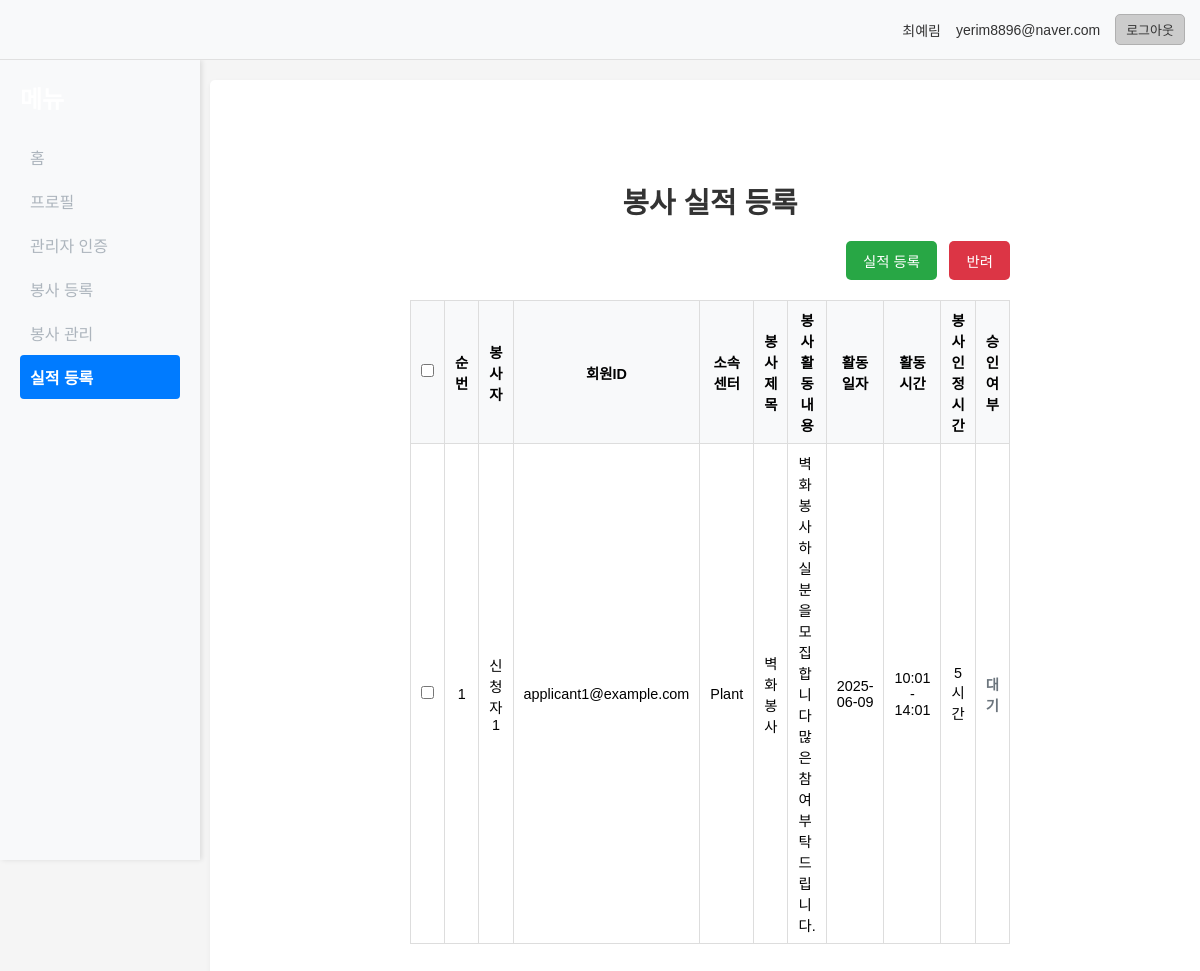
The page /admin/record-performance (signed in) on the database as committed earlier.
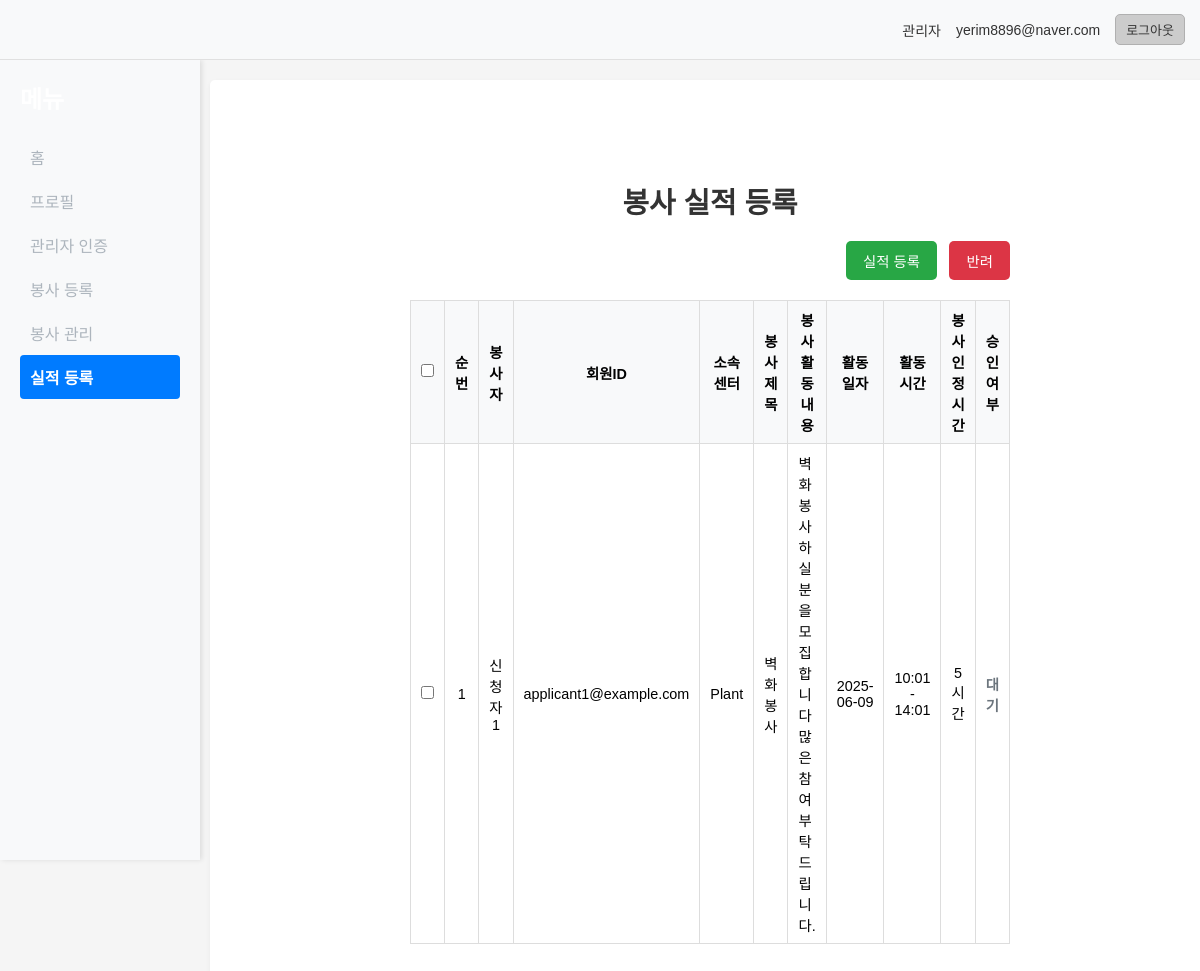
The same page on the database as committed later.
### tables this page shows
CREATE TABLE users (
                id INTEGER PRIMARY KEY AUTOINCREMENT,
                name TEXT NOT NULL,
                email TEXT UNIQUE NOT NULL,
                password TEXT NOT NULL,
                created_at TIMESTAMP DEFAULT CURRENT_TIMESTAMP
            );

### app.py (the view)
@app.route('/admin/record-performance') # URL은 유지하되, 접근 권한 변경
@login_required # 로그인된 사용자만 접근 가능
def record_performance_page():
    current_user = get_user_from_session()
    conn_v = None
    conn_u = None
    approved_applications = []
    admin_org_map = {}
    try:
        conn_v = sqlite3.connect(VOLUNTEER_DB_PATH)
        conn_v.row_factory = sqlite3.Row
        cursor_v = conn_v.cursor()
        cursor_v.execute("""SELECT
                           va.id as application_id,
                           va.applicant_name,
                           va.applicant_email,
                           v.activity_title,
                           v.volunteer_content,
                           va.volunteer_date,
                           v.activity_time_start,
                           v.activity_time_end,
                           v.credited_hours,
                           v.user_id as admin_user_id,
                           va.performance_status,
                           va.performance_rejection_reason
                       FROM volunteer_applications va
                       JOIN volunteers v ON va.volunteer_id = v.id
                       WHERE va.status = 'approved'
                       ORDER BY va.application_date DESC""")
        applications_raw = cursor_v.fetchall()
        admin_ids = list(set(app['admin_user_id'] for app in applications_raw if app['admin_user_id']))
        if admin_ids:
            conn_u = sqlite3.connect(USERS_DB_PATH)
            conn_u.row_factory = sqlite3.Row # admin_verifications 테이블 접근 시에도 row_factory 사용
            cursor_u = conn_u.cursor()
            placeholders = ','.join('?' * len(admin_ids))
            cursor_u.execute(f"""SELECT user_id, organization
                                FROM admin_verifications
                                WHERE user_id IN ({placeholders}) AND status = 'approved'""",
                             tuple(admin_ids))
            for row in cursor_u.fetchall():
                 admin_org_map[row[0]] = row[1]
        for app in applications_raw:
            app_dict = dict(app)
            admin_id = app_dict.get('admin_user_id')
            app_dict['admin_org_name'] = admin_org_map.get(admin_id, '기관 정보 없음')
            approved_applications.append(app_dict)
    except sqlite3.Error as e:
        logger.error(f"실적 등록 페이지 데이터 조회 중 DB 오류: {str(e)}", exc_info=True)
        flash("데이터 조회 중 오류가 발생했습니다.", "error")
    except Exception as e:
        logger.error(f"실적 등록 페이지 데이터 조회 중 서버 오류: {str(e)}", exc_info=True)
        flash("데이터 조회 중 오류가 발생했습니다.", "error")
    finally:
        if conn_v:
            conn_v.close()
        if conn_u:
            conn_u.close()
    return render_template('record_performance.html',
                           current_user=current_user,
                           applications=approved_applications,
                           page_type='record_performance')

### app.py (called while the page is built)
def login_required(f):
    @wraps(f)
    def decorated_function(*args, **kwargs):
        if 'user_id' not in session:
            return redirect(url_for('login_page', next=request.url))
        return f(*args, **kwargs)
    return decorated_function

@app.after_request
def after_request(response):
    response.headers.add('ngrok-skip-browser-warning', 'true')
    response.headers.add('Access-Control-Allow-Origin', '*')
    response.headers.add('Access-Control-Allow-Headers', 'Content-Type,Authorization')
    response.headers.add('Access-Control-Allow-Methods', 'GET,PUT,POST,DELETE,OPTIONS')
    return response

### templates/record_performance.html (shortened to what the changed rows need)
<!DOCTYPE html>
<html lang="ko">
  <head>
    <link
      rel="stylesheet"
      href="{{ url_for('static', filename='css/style.css') }}"
    />
  </head>
  <body>
    <div class="main-container">
      <div class="user-info-container">
        <div class="user-info">
          <span id="userName"
            >{{ current_user.name if current_user else '' }}</span
          >
          <span id="userEmail"
            >{{ current_user.email if current_user else '' }}</span
          >
          <button id="logoutBtn" class="logout-btn">로그아웃</button>
        </div>
      </div>
      <div class="sidebar">
        <h2>메뉴</h2>
      </div>
      <div class="main-content">
        {% if not (current_user and current_user.is_admin) %}
        <div class="no-access-container" style="text-align:center; margin-top:80px;">
          <h2 style="margin-bottom:24px;">접근 권한 없음</h2>
          <p style="font-size:1.2em; color:#6c757d; margin-bottom:16px;">이 기능을 사용하려면 관리자 인증이 필요합니다.</p>
          <p style="color:#6c757d; margin-bottom:32px;">아직 관리자 인증을 신청하지 않으셨다면, 아래 버튼을 눌러 신청 페이지로 이동해주세요.</p>
          <a href="{{ url_for('admin_verification') }}" class="btn btn-primary" style="padding:12px 32px; font-size:1.1em; background:#2196f3; color:#fff; border-radius:6px; text-decoration:none;">관리자 인증 신청하기</a>
        </div>
        {% else %}
        <h2>봉사 실적 등록</h2>
        <table class="performance-table">
          <thead>
            <tr>
              <th><input type="checkbox" id="selectAllCheckbox" /></th>
              <th>순번</th>
              <th>봉사자</th>
              <th>회원ID</th>
              <th>소속센터</th>
              <th>봉사 제목</th>
              <th>봉사활동 내용</th>
              <th>활동일자</th>
              <th>활동 시간</th>
              <th>봉사 인정시간</th>
              <th>승인 여부</th>
            </tr>
          </thead>
        </table>
        {% endif %}
      </div>
    </div>
  </body>
</html>

Rows that differ between the two databases and show on the page:
changed users "yerim8896@naver.com": name "최예림" → "관리자"
